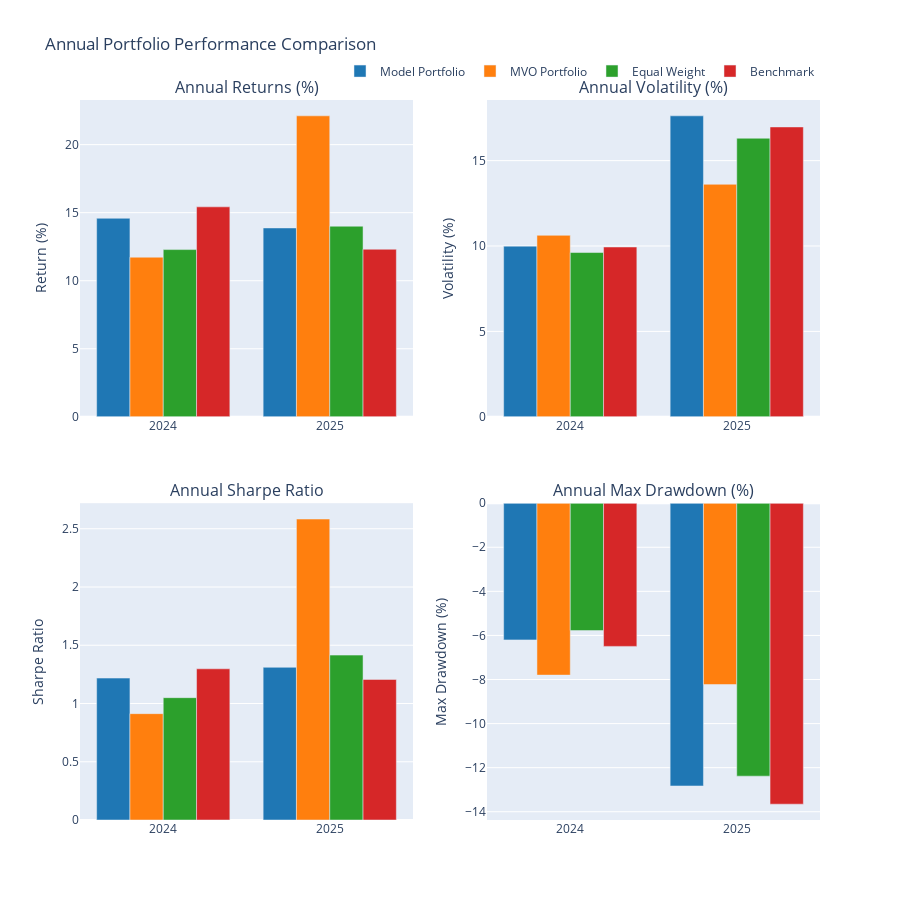

This figure's notebook cell:
### Code cell
# Plotting
fig = make_subplots(
    rows=2, cols=2,
    subplot_titles=('Annual Returns (%)', 'Annual Volatility (%)', 
                   'Annual Sharpe Ratio', 'Annual Max Drawdown (%)'),
                   #'Annual Sortino Ratio', 'Annual Calmar Ratio'),
    vertical_spacing=0.12,
    horizontal_spacing=0.1
)

colors = ['#1f77b4', '#ff7f0e', '#2ca02c', '#d62728']
years = list(yearly_comparison['Total Return (%)'].index)

# Plot annual returns
for i, portfolio in enumerate(portfolios.keys()):
    fig.add_trace(
        go.Bar(
            x=years,
            y=yearly_comparison['Total Return (%)'][portfolio],
            name=portfolio,
            marker_color=colors[i],
            showlegend=True
        ),
        row=1, col=1
    )

# Plot annual volatility
for i, portfolio in enumerate(portfolios.keys()):
    fig.add_trace(
        go.Bar(
            x=years,
            y=yearly_comparison['Volatility (%)'][portfolio],
            name=portfolio,
            marker_color=colors[i],
            showlegend=False
        ),
        row=1, col=2
    )

# Plot annual Sharpe ratio
for i, portfolio in enumerate(portfolios.keys()):
    fig.add_trace(
        go.Bar(
            x=years,
            y=yearly_comparison['Sharpe Ratio'][portfolio],
            name=portfolio,
            marker_color=colors[i],
            showlegend=False
        ),
        row=2, col=1
    )

# Plot annual max drawdown
for i, portfolio in enumerate(portfolios.keys()):
    fig.add_trace(
        go.Bar(
            x=years,
            y=yearly_comparison['Max Drawdown (%)'][portfolio],
            name=portfolio,
            marker_color=colors[i],
            showlegend=False
        ),
        row=2, col=2
    )

# # Plot annual Sortino ratio
# for i, portfolio in enumerate(portfolios.keys()):
#     fig.add_trace(
#         go.Scatter(
#             x=years,
#             y=yearly_comparison['Sortino Ratio'][portfolio],
#             mode='lines+markers',
#             name=portfolio,
#             line=dict(color=colors[i]),
#             showlegend=False
#         ),
#         row=3, col=1
#     )

# # Plot annual Calmar ratio
# for i, portfolio in enumerate(portfolios.keys()):
#     fig.add_trace(
#         go.Scatter(
#             x=years,
#             y=yearly_comparison['Calmar Ratio'][portfolio],
#             mode='lines+markers',
#             name=portfolio,
#             line=dict(color=colors[i]),
#             showlegend=False
#         ),
#         row=3, col=2
#     )

# Update layout
fig.update_layout(
    title='Annual Portfolio Performance Comparison',
    height=900,
    showlegend=True,
    legend=dict(
        orientation="h",
        yanchor="bottom",
        y=1.02,
        xanchor="right",
        x=1
    )
)

# Update axes labels
fig.update_yaxes(title_text="Return (%)", row=1, col=1)
fig.update_yaxes(title_text="Volatility (%)", row=1, col=2)
fig.update_yaxes(title_text="Sharpe Ratio", row=2, col=1)
fig.update_yaxes(title_text="Max Drawdown (%)", row=2, col=2)
# fig.update_yaxes(title_text="Sortino Ratio", row=3, col=1)
# fig.update_yaxes(title_text="Calmar Ratio", row=3, col=2)

fig.show()

# Save the plot to a file
fig.write_html(f'{output_dir}/Others/{model_type}/{train_type}/YoY_performance_{model_type}_run_{run_no}.html')
fig.write_image(f'{output_dir}/Others/{model_type}/{train_type}/YoY_performance_{model_type}_run_{run_no}.png')

### Figure 1 — Plotly figure (JSON) as saved in the notebook; plotly's stock layout.template omitted (floating-point values rounded to 4 significant figures)
{"data": [{"marker": {"color": "#1f77b4"}, "name": "Model Portfolio", "showlegend": true, "type": "bar", "x": [2024, 2025], "xaxis": "x", "y": [14.59, 13.88], "yaxis": "y"}, {"marker": {"color": "#ff7f0e"}, "name": "MVO Portfolio", "showlegend": true, "type": "bar", "x": [2024, 2025], "xaxis": "x", "y": [11.73, 22.12], "yaxis": "y"}, {"marker": {"color": "#2ca02c"}, "name": "Equal Weight", "showlegend": true, "type": "bar", "x": [2024, 2025], "xaxis": "x", "y": [12.29, 14.0], "yaxis": "y"}, {"marker": {"color": "#d62728"}, "name": "Benchmark", "showlegend": true, "type": "bar", "x": [2024, 2025], "xaxis": "x", "y": [15.43, 12.31], "yaxis": "y"}, {"marker": {"color": "#1f77b4"}, "name": "Model Portfolio", "showlegend": false, "type": "bar", "x": [2024, 2025], "xaxis": "x2", "y": [9.993, 17.62], "yaxis": "y2"}, {"marker": {"color": "#ff7f0e"}, "name": "MVO Portfolio", "showlegend": false, "type": "bar", "x": [2024, 2025], "xaxis": "x2", "y": [10.63, 13.61], "yaxis": "y2"}, {"marker": {"color": "#2ca02c"}, "name": "Equal Weight", "showlegend": false, "type": "bar", "x": [2024, 2025], "xaxis": "x2", "y": [9.619, 16.31], "yaxis": "y2"}, {"marker": {"color": "#d62728"}, "name": "Benchmark", "showlegend": false, "type": "bar", "x": [2024, 2025], "xaxis": "x2", "y": [9.942, 16.97], "yaxis": "y2"}, {"marker": {"color": "#1f77b4"}, "name": "Model Portfolio", "showlegend": false, "type": "bar", "x": [2024, 2025], "xaxis": "x3", "y": [1.218, 1.311], "yaxis": "y3"}, {"marker": {"color": "#ff7f0e"}, "name": "MVO Portfolio", "showlegend": false, "type": "bar", "x": [2024, 2025], "xaxis": "x3", "y": [0.9129, 2.583], "yaxis": "y3"}, {"marker": {"color": "#2ca02c"}, "name": "Equal Weight", "showlegend": false, "type": "bar", "x": [2024, 2025], "xaxis": "x3", "y": [1.05, 1.415], "yaxis": "y3"}, {"marker": {"color": "#d62728"}, "name": "Benchmark", "showlegend": false, "type": "bar", "x": [2024, 2025], "xaxis": "x3", "y": [1.298, 1.207], "yaxis": "y3"}, {"marker": {"color": "#1f77b4"}, "name": "Model Portfolio", "showlegend": false, "type": "bar", "x": [2024, 2025], "xaxis": "x4", "y": [-6.203, -12.83], "yaxis": "y4"}, {"marker": {"color": "#ff7f0e"}, "name": "MVO Portfolio", "showlegend": false, "type": "bar", "x": [2024, 2025], "xaxis": "x4", "y": [-7.801, -8.227], "yaxis": "y4"}, {"marker": {"color": "#2ca02c"}, "name": "Equal Weight", "showlegend": false, "type": "bar", "x": [2024, 2025], "xaxis": "x4", "y": [-5.78, -12.39], "yaxis": "y4"}, {"marker": {"color": "#d62728"}, "name": "Benchmark", "showlegend": false, "type": "bar", "x": [2024, 2025], "xaxis": "x4", "y": [-6.497, -13.66], "yaxis": "y4"}], "layout": {"annotations": [{"font": {"size": 16}, "showarrow": false, "text": "Annual Returns (%)", "x": 0.225, "xanchor": "center", "xref": "paper", "y": 1, "yanchor": "bottom", "yref": "paper"}, {"font": {"size": 16}, "showarrow": false, "text": "Annual Volatility (%)", "x": 0.775, "xanchor": "center", "xref": "paper", "y": 1, "yanchor": "bottom", "yref": "paper"}, {"font": {"size": 16}, "showarrow": false, "text": "Annual Sharpe Ratio", "x": 0.225, "xanchor": "center", "xref": "paper", "y": 0.44, "yanchor": "bottom", "yref": "paper"}, {"font": {"size": 16}, "showarrow": false, "text": "Annual Max Drawdown (%)", "x": 0.775, "xanchor": "center", "xref": "paper", "y": 0.44, "yanchor": "bottom", "yref": "paper"}], "height": 900, "legend": {"orientation": "h", "x": 1, "xanchor": "right", "y": 1.02, "yanchor": "bottom"}, "showlegend": true, "title": {"text": "Annual Portfolio Performance Comparison"}, "xaxis": {"anchor": "y", "domain": [0, 0.45]}, "xaxis2": {"anchor": "y2", "domain": [0.55, 1]}, "xaxis3": {"anchor": "y3", "domain": [0, 0.45]}, "xaxis4": {"anchor": "y4", "domain": [0.55, 1]}, "yaxis": {"anchor": "x", "domain": [0.56, 1], "title": {"text": "Return (%)"}}, "yaxis2": {"anchor": "x2", "domain": [0.56, 1], "title": {"text": "Volatility (%)"}}, "yaxis3": {"anchor": "x3", "domain": [0, 0.44], "title": {"text": "Sharpe Ratio"}}, "yaxis4": {"anchor": "x4", "domain": [0, 0.44], "title": {"text": "Max Drawdown (%)"}}}}
